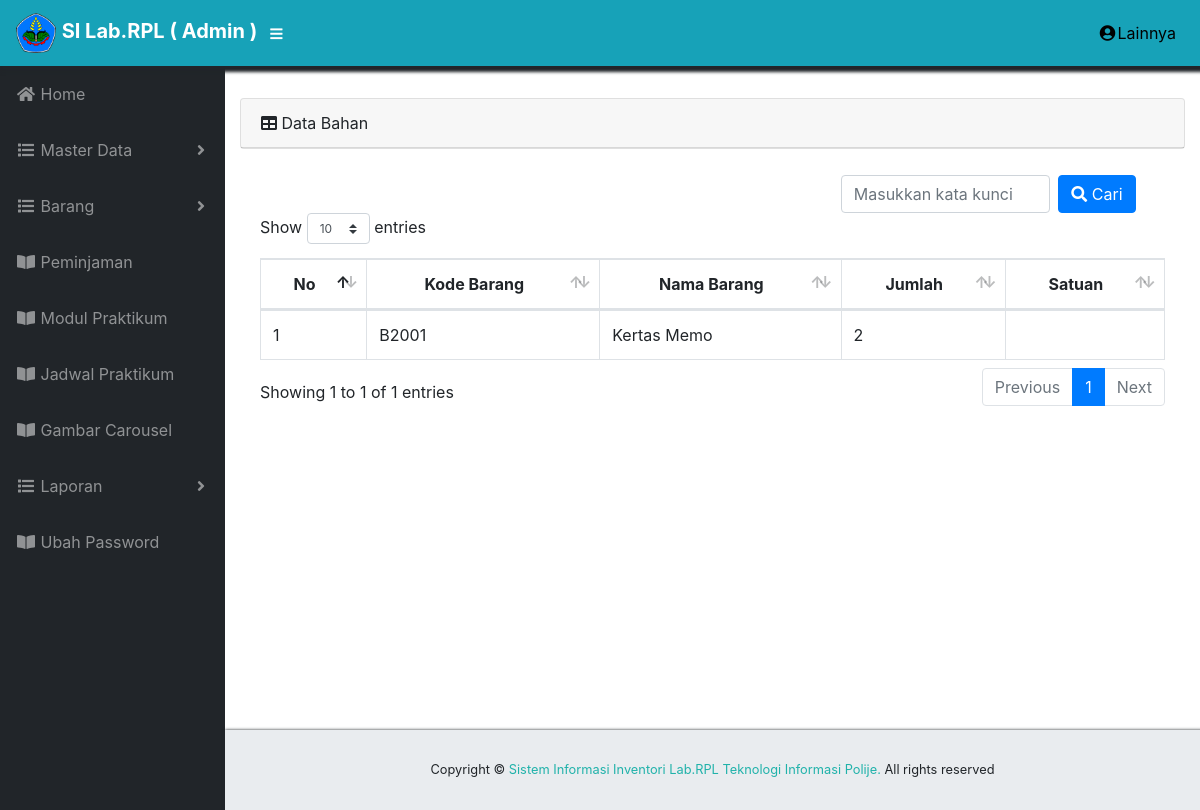
/index.php/admin/cbahan, run on the app's committed database.
### tables this page shows
CREATE TABLE `tb_bahan` (
  `id_bahan` int(11) NOT NULL,
  `kode_barang` varchar(30) NOT NULL,
  `nama_barang` varchar(30) NOT NULL,
  `jumlah` int(11) NOT NULL
);

### application/controllers/admin/Cbahan.php (called while the page is built, shortened)
<?php
class Cbahan extends CI_Controller {
    public function __construct(){
    $this->load->model("m_bahan");
    $this->load->library('form_validation');
    $this->load->library('session');
    }
    public function index(){
      $data["tb_bahan"] = $this->m_bahan->index();
      $this->load->view("admin/vbahan", $data);
    }
    }

### index.php (called while the page is built, shortened)
<?php
require_once BASEPATH.'core/CodeIgniter.php';

### application/models/M_bahan.php (called while the page is built, shortened)
  <?php defined('BASEPATH') OR exit('No direct script access allowed');
class M_bahan extends CI_Model {
   public function index(){
      $this->db->select('*');
      $this->db->from  ('tb_bahan');
      $this->db->order_by('id_bahan', 'desc');
        $query= $this->db->get();
        return $query->result();
    }
}

### application/views/admin/vbahan.php (the view, shortened to what this page needs)
 <!DOCTYPE html>
<html lang="en">
 <div id="content-wrapper">
      <div class="container-fluid">
	<div class="card mb-3">
    <div class="card-header">
    <i class="fas fa-table"></i>
	 Data Bahan
	</div>
    </div>
	 <?php echo form_open('admin/cbahan/search') ?>
     <div class="row float-right"  style="padding-left: 35px; padding-top: 10px;">
    <input type="text" name="keyword" class="col-md-7 mr-2 form-control" placeholder="Masukkan kata kunci">
    <button type="submit" name="search_submit" class="btn btn-primary"><i class="fas fa-search" ></i> Cari</button>
  <?php echo form_close() ?>
	</div>
		<div class="card-body">
				<div class="table-responsive mt-2">
					<table class="table table-bordered" id="dataTable" width="100%" cellspacing="0">
						<thead >
							<tr>
								<th style="text-align: center">No</th>
								<th style="text-align: center" >Kode Barang</th>
								<th style="text-align: center" >Nama Barang</th>
								<th style="text-align: center">Jumlah</th>
								<th style="text-align: center">Satuan</th>
							</tr>
						</thead>
			    	<?php $no=1; foreach ( $tb_bahan as $masuk ) :?>
							<tbody>
								<tr>
									<td><?php echo $no++; ?></td>
									<td><?php echo $masuk->kode_barang ?></td>
									<td><?php echo $masuk->nama_barang ?></td>
									<td><?php echo $masuk->jumlah ?></td>
									<td><?php echo $masuk->satuan ?></td>
								</tr>
							</tbody>
						<?php endforeach;?>
					</table>
				</div>
			</div>
		</div>
	</div>
	</html>

### css/sb-admin.css (style rules this page uses)
html { position: relative; min-height: 100%; }
body { height: 100%; }
#wrapper #content-wrapper { overflow-x: hidden; width: 100%; padding-top: 1rem; padding-bottom: 80px; }
:root { --input-padding-x: 0.75rem; --input-padding-y: 0.75rem; }

### data on the page
tb_bahan: kode_barang "B2001", nama_barang "Kertas Memo", jumlah "2"
